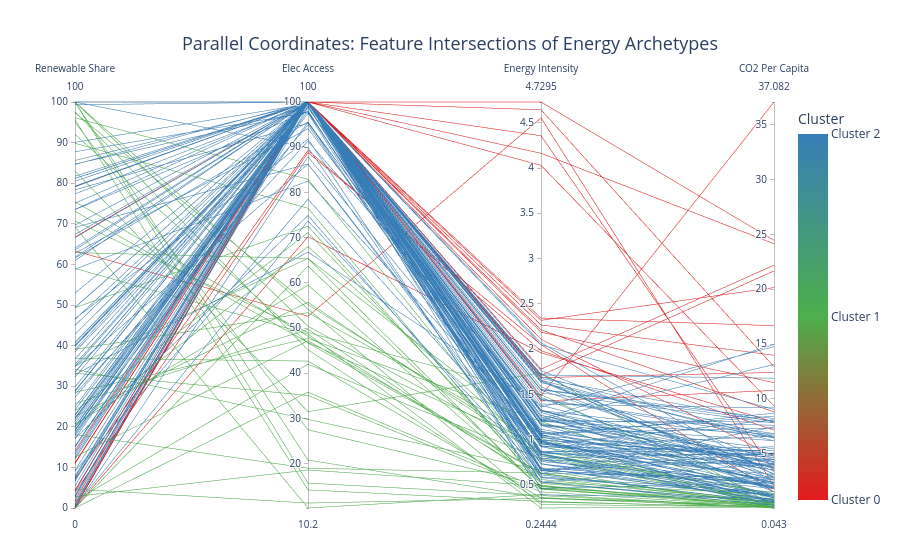

Notebook cell for this chart:
### Markdown cell above
## 5.2 Feature Intersection Analysis: Parallel Coordinates Plot

To trace the specific multidimensional pathways of individual nations across the defined energy metrics, a Parallel Coordinates Plot is generated. While scatter plots are limited to evaluating variables in pairs or triads, parallel coordinates map multiple continuous variables simultaneously along parallel vertical axes. Each nation is represented as a connected polyline, with its color denoting its designated K-Means cluster. This visualization technique is deployed to identify structural intersections and trace how extreme values in one parameter (e.g., renewable share) correspond to divergent outcomes in target variables (e.g., carbon emissions), thereby exposing the underlying mechanics of the Carbon Paradox.

### Code cell
import plotly.express as px

# Create Parallel Coordinates Plot
# Note: Plotly's parallel_coordinates requires numeric color coding
fig_par = px.parallel_coordinates(
    df_clustering_2021,
    dimensions=['Renewable_Elec_Share', 'Electricity_Access', 'Energy_Intensity', 'CO2_Per_Capita'],
    color='Cluster_Label',
    color_continuous_scale=[(0.00, '#e41a1c'),   # Red for Cluster 0
                            (0.50, '#4daf4a'),   # Green for Cluster 1
                            (1.00, '#377eb8')],  # Blue for Cluster 2
    title="Parallel Coordinates: Feature Intersections of Energy Archetypes",
    labels={
        'Renewable_Elec_Share': 'Renewable Share',
        'Electricity_Access': 'Elec Access',
        'Energy_Intensity': 'Energy Intensity',
        'CO2_Per_Capita': 'CO2 Per Capita'
    }
)

fig_par.update_layout(
    title=dict(font=dict(size=18), x=0.5),
    coloraxis_colorbar=dict(
        title="Cluster",
        tickvals=[0, 1, 2],
        ticktext=['Cluster 0', 'Cluster 1', 'Cluster 2']
    ),
    margin=dict(l=75, r=75, t=100, b=50)
)

fig_par.show()

### Figure 1 — Plotly figure (JSON) as saved in the notebook; plotly's stock layout.template omitted (floating-point values rounded to 4 significant figures; data arrays with more than 128 entries replaced by an {"elided": "..."} marker saying what was removed)
{"data": [{"dimensions": [{"label": "Renewable Share", "values": {"elided": "164 float values"}}, {"label": "Elec Access", "values": {"elided": "164 float values"}}, {"label": "Energy Intensity", "values": {"elided": "164 float values"}}, {"label": "CO2 Per Capita", "values": {"elided": "164 float values"}}], "domain": {"x": [0, 1], "y": [0, 1]}, "line": {"color": {"elided": "164 int values"}, "coloraxis": "coloraxis"}, "name": "", "type": "parcoords"}], "layout": {"coloraxis": {"colorbar": {"ticktext": ["Cluster 0", "Cluster 1", "Cluster 2"], "tickvals": [0, 1, 2], "title": {"text": "Cluster"}}, "colorscale": [[0, "#e41a1c"], [0.5, "#4daf4a"], [1, "#377eb8"]]}, "legend": {"tracegroupgap": 0}, "margin": {"b": 50, "l": 75, "r": 75, "t": 100}, "title": {"font": {"size": 18}, "text": "Parallel Coordinates: Feature Intersections of Energy Archetypes", "x": 0.5}}}
